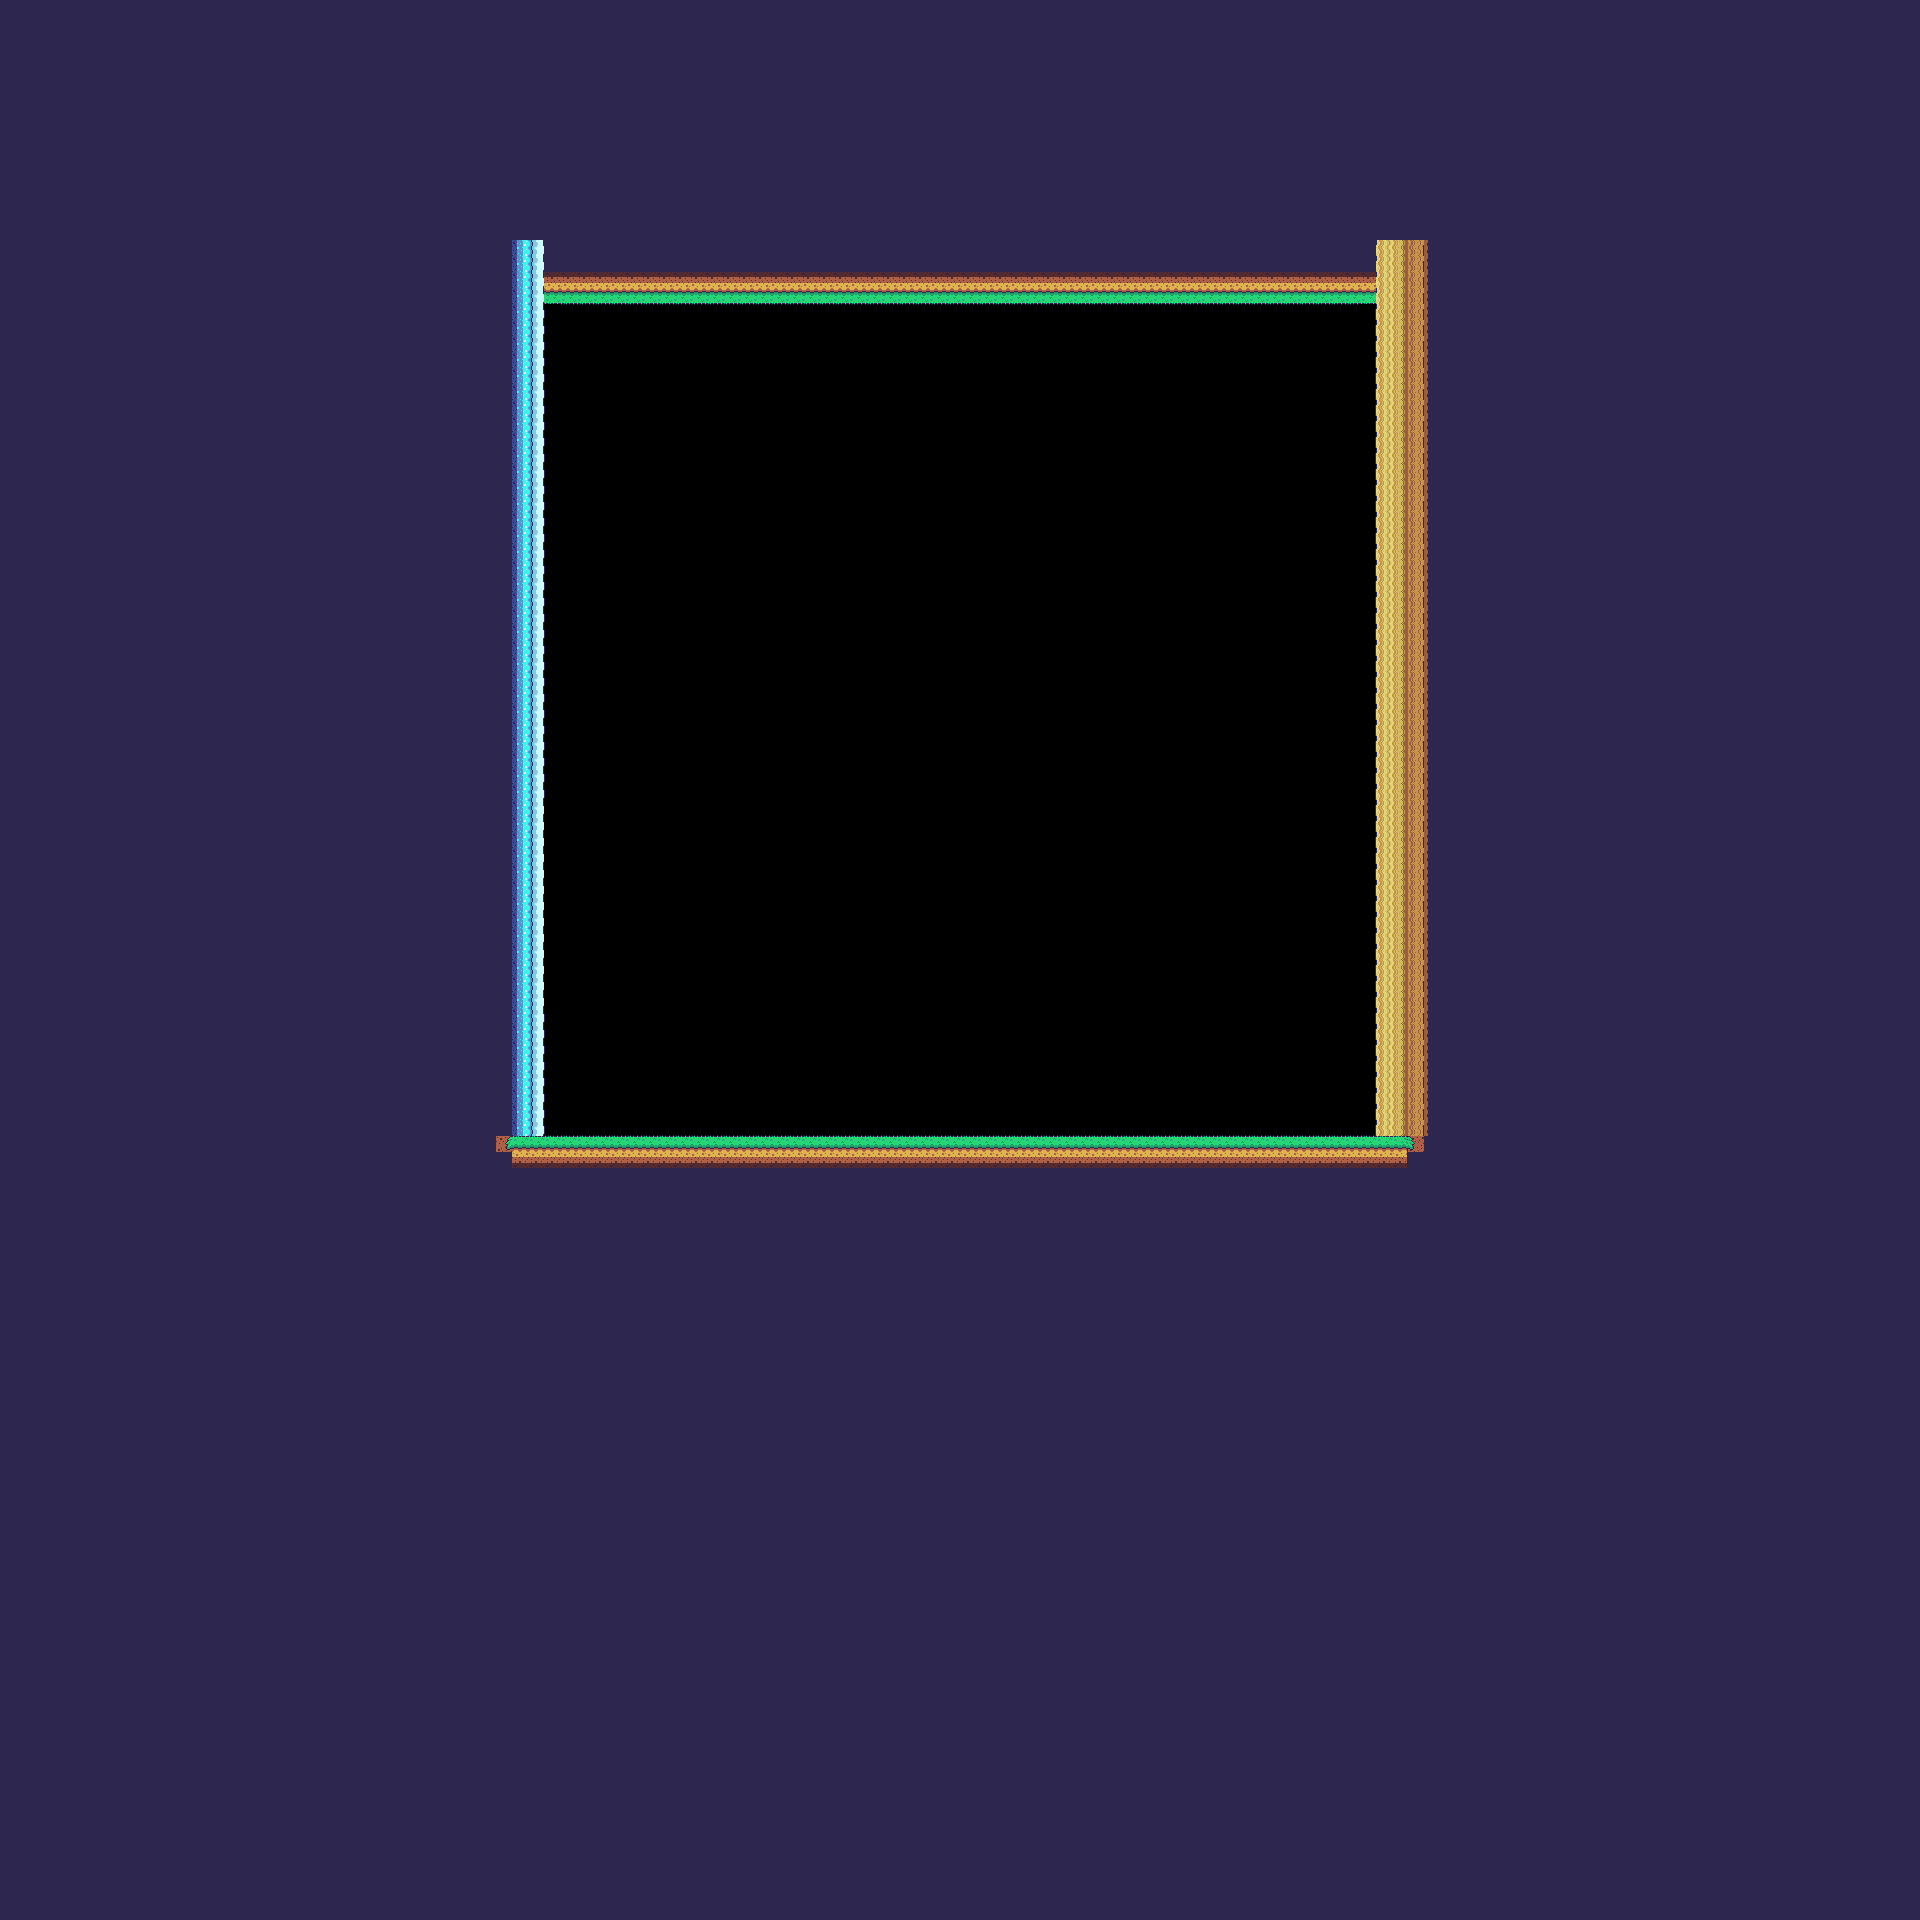

This is a level from a 2D game, rendered from its Tiled map with the project's own tilesets. A one-line summary and the map file follow, with tile-layer data summarised:
An orthogonal 120x120 tile map with 16x16 px tiles, 4 tile layers (Grass, Desert, Tundra, Dark), 4 tilesets and 4 objects.

<map version="1.0" orientation="orthogonal" renderorder="right-down" width="120" height="120" tilewidth="16" tileheight="16" nextobjectid="25">
 <tileset firstgid="1" name="grassTiles" tilewidth="16" tileheight="16" tilecount="25" columns="5">
  <image source="../assets/grassTiles.png" width="80" height="80" />
 </tileset>
 <tileset firstgid="26" name="desert" tilewidth="16" tileheight="16" tilecount="25" columns="5">
  <image source="../assets/desert.png" width="80" height="80" />
 </tileset>
 <tileset firstgid="51" name="tundra" tilewidth="16" tileheight="16" tilecount="25" columns="5">
  <image source="../assets/tundra.png" width="80" height="80" />
 </tileset>
 <tileset firstgid="76" name="darkGrass" tilewidth="16" tileheight="16" tilecount="25" columns="5">
  <image source="../assets/grassdark.png" width="80" height="80" />
 </tileset>
 <layer name="Grass" width="120" height="120">
  <data>[14400 cells, 11309 non-empty, 8 distinct tile ids]</data>
 </layer>
 <objectgroup color="#040000" name="Walls">
  <object id="21" x="512" y="1136" width="864" height="16" />
  <object id="22" x="1376" y="240" width="16" height="896" />
  <object id="23" x="528" y="240" width="16" height="896" />
  <object id="24" x="544" y="288" width="832" height="16" />
 </objectgroup>
 <layer name="Desert" width="120" height="120">
  <data>[14400 cells, 280 non-empty, 5 distinct tile ids]</data>
 </layer>
 <layer name="Tundra" width="120" height="120">
  <data>[14400 cells, 155 non-empty, 3 distinct tile ids]</data>
 </layer>
 <layer name="Dark" width="120" height="120">
  <data>[14400 cells, 154 non-empty, 3 distinct tile ids]</data>
 </layer>
</map>